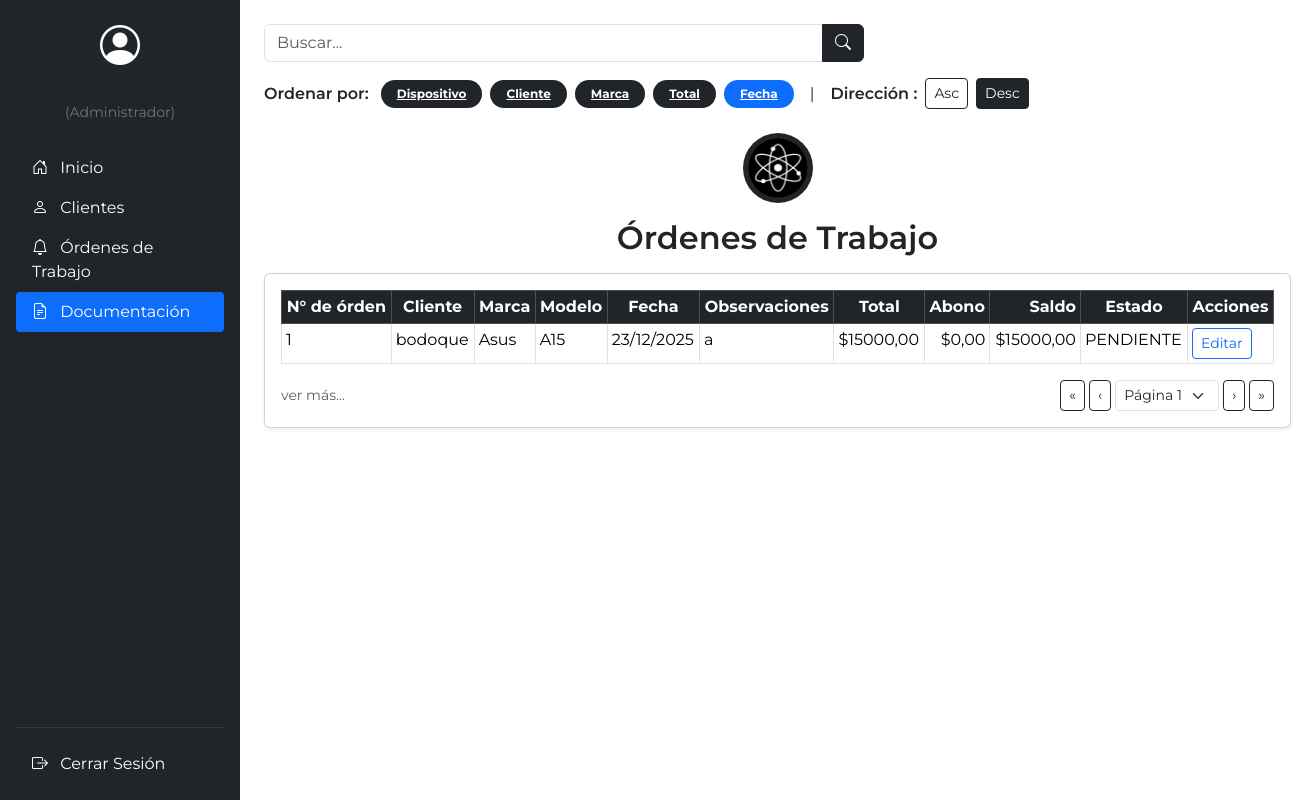
The app's page /documentacion/, older data.
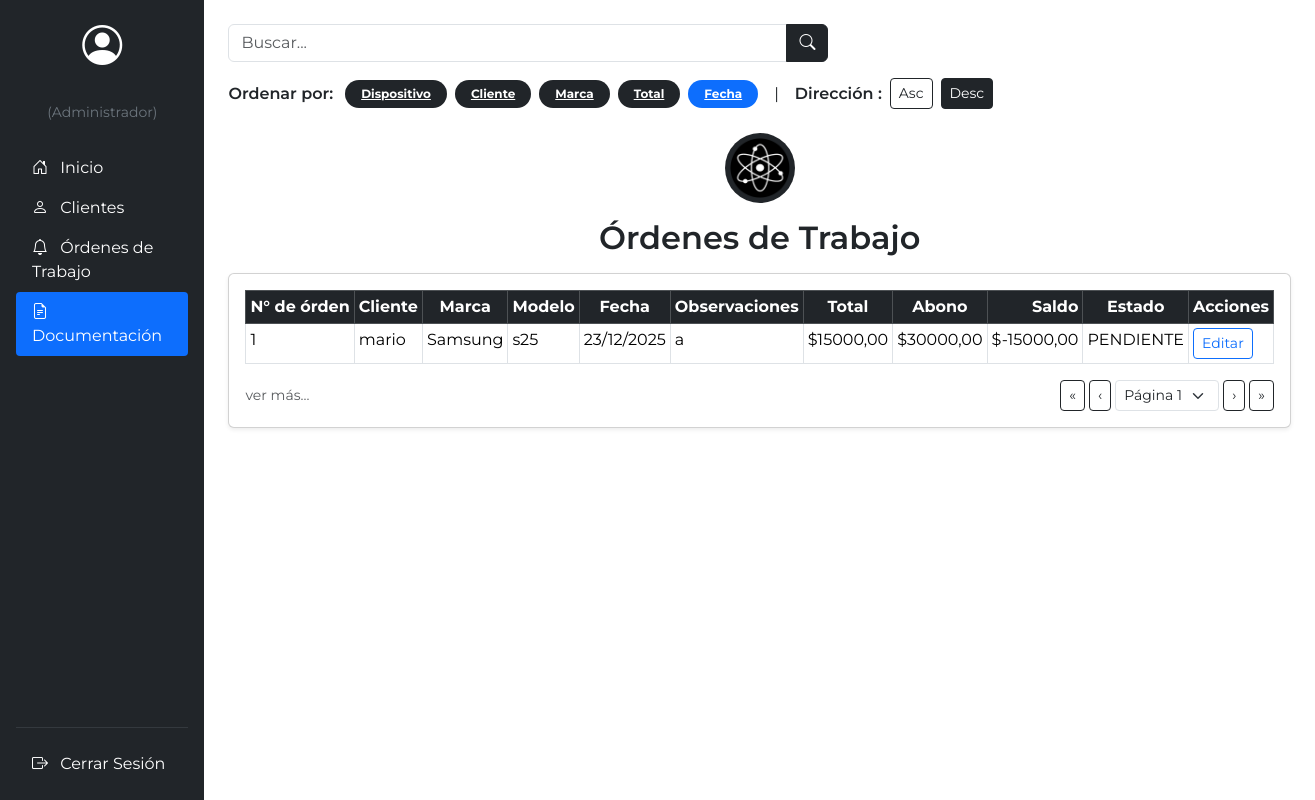
The same page, newer data.
### mainApp/models.py (models this page shows, shortened)
class Orden_de_Trabajo(models.Model):
    numero_control = models.AutoField(primary_key=True)
    cliente = models.ForeignKey(Cliente, on_delete=models.PROTECT)
    usuario = models.ForeignKey('auth.User', on_delete=models.CASCADE)
    estado = models.ForeignKey(Estado, on_delete=models.CASCADE)
    modelo = models.ForeignKey(Modelo, on_delete=models.CASCADE)
    marca = models.ForeignKey(Marca, on_delete=models.CASCADE)
    total_pagar = models.DecimalField(max_digits=10, decimal_places=2)
    abono = models.DecimalField(max_digits=10, decimal_places=2, null=True, blank=True)
    fecha = models.DateField(default=timezone.now)
    observaciones = models.CharField(max_length=200, null=True, blank=True)
    @property
    def saldo(self):
        return self.total_pagar - (self.abono or 0)
    class Meta:
        ordering = ['-fecha']
        verbose_name = "Orden de Trabajo"
        verbose_name_plural = "Órdenes de Trabajo"

class Cliente(models.Model):
    nombre = models.CharField(max_length=100)
    rut = models.CharField(max_length=12, unique=True)
    telefono = models.CharField(max_length=20, unique=True)
    correo = models.EmailField(unique=True)
    class Meta:
        verbose_name = "Cliente"
        verbose_name_plural = "Clientes"

class Marca(models.Model):
    nombre_marca = models.CharField(max_length=20)
    img_marca = models.ImageField(upload_to="marcas", blank=True, null=True)
    def imagen_preview(self):
        if self.img_marca:
            return mark_safe(f'<img src="{self.img_marca.url}" width="80" height="auto" />')
        return "Sin imagen"
    imagen_preview.short_description = "Logo"
    class Meta:
        verbose_name = "Marca"
        verbose_name_plural = "Marcas"

class Modelo(models.Model):
    nombre_modelo = models.CharField(max_length=20, blank=False)
    class Meta:
        verbose_name = "Modelo"
        verbose_name_plural = "Modelos"

class Estado(models.Model):
    Estados = [
        ('PENDIENTE', 'Pendiente'),
        ('FINALIZADO', 'Finalizado'),
    ]
    tipo_estado = models.CharField(max_length=30, choices=Estados, default='PENDIENTE')
    class Meta:
        verbose_name = "Estado"
        verbose_name_plural = "Estados"

### mainApp/views.py (the view)
# urls.py: path('documentacion/', views.ordenes_historial, name='documentacion'),
def ordenes_historial(request):
    query = request.GET.get("q", "").strip()
    order = request.GET.get("order", "fecha")
    sort = request.GET.get("sort", "desc")
    ordenes = Orden_de_Trabajo.objects.all()
    if query:
        ordenes = ordenes.filter(
            Q(cliente__nombre__icontains=query) |
            Q(marca__nombre_marca__icontains=query) |
            Q(modelo__nombre_modelo__icontains=query)
        )
    mapping = {
        "numero": "numero_control",          # <-- NUEVO: para N° de órden
        "device": "numero_control",          # <-- NUEVO: si usas ?order=device en los chips
        "cliente": "cliente__nombre",
        "marca": "marca__nombre_marca",
        "total": "total_pagar",
        "fecha": "fecha",
    }
    campo = mapping.get(order, "fecha")
    if sort == "asc":
        ordenes = ordenes.order_by(campo)
    else:
        ordenes = ordenes.order_by("-" + campo)
    return render(request, "documentacion.html", {
        "ordenes": ordenes,
        "query": query,
        "order": order,
        "sort": sort,
    })

### templates/documentacion.html (shortened to what this page needs)
{% load static %}
<!DOCTYPE html>
<html lang="es">
<head>
    <link href="https://cdn.jsdelivr.net/npm/bootstrap@5.3.3/dist/css/bootstrap.min.css" rel="stylesheet">
    <link rel="stylesheet" href="https://cdn.jsdelivr.net/npm/bootstrap-icons@1.11.3/font/bootstrap-icons.css">
</head>
<body class="d-flex" style="min-height: 100vh; font-family: 'Montserrat', sans-serif;">
    <nav class="bg-dark text-white p-3 d-flex flex-column" style="width: 240px; min-height: 100vh;">
        <div class="text-center mb-4">
            <i class="bi bi-person-circle fs-1 mb-1"></i>
        <p class="mb-0">
            {{ request.user.username }}<br>
            <small class="text-secondary">
                {% if es_tecnico %}(Técnico){% else %}(Administrador){% endif %}
            </small>
        </p>
        </div>
        <ul class="nav nav-pills flex-column mb-auto">
            <li class="nav-item">
                <a href="{% url 'inicio' %}" class="nav-link text-white rounded-1">
                    <i class="bi bi-house-door me-2"></i> Inicio
                </a>
            </li>
            <li class="nav-item">
                <a href="{% url 'clientes' %}" class="nav-link text-white rounded-1">
                    <i class="bi bi-person me-2"></i> Clientes
                </a>
            </li>
            <li class="nav-item">
                <a href="{% url 'ordenes_trabajo' %}" class="nav-link text-white rounded-1">
                    <i class="bi bi-bell me-2"></i> Órdenes de Trabajo
                </a>
            </li>
            <li class="nav-item">
                <a href="{% url 'documentacion' %}" class="nav-link active rounded-1" aria-current="page">
                    <i class="bi bi-file-earmark-text me-2"></i> Documentación
                </a>
            </li>
        </ul>
        <hr class="border-secondary my-3">
        <ul class="nav nav-pills flex-column">
            <li class="nav-item">
                <a href="{% url 'login' %}" class="nav-link text-white rounded-1">
                    <i class="bi bi-box-arrow-right me-2"></i> Cerrar Sesión
                </a>
            </li>
        </ul>
    </nav>
    <main class="flex-grow-1 p-4">
        <section class="mb-4">
            <div class="mb-3" style="max-width: 600px;">
                <form method="GET" class="input-group">
                    <input
                        type="text"
                        class="form-control"
                        placeholder="Buscar..."
                        aria-label="Buscador"
                        name="q"
                        value="{{ q|default:'' }}"
                    >
                    <button class="btn btn-dark" type="submit">
                        <i class="bi bi-search"></i>
                    </button>
                </form>
            </div>
            <div class="d-flex flex-wrap align-items-center gap-2">
                <span class="fw-semibold me-1">Ordenar por:</span>
                <a href="?order=device&sort={{ sort|default:'desc' }}"
                class="badge rounded-pill px-3 py-2 {% if order == 'device' %}text-bg-primary{% else %}text-bg-dark{% endif %}">
                    Dispositivo
                </a>
                <a href="?order=cliente&sort={{ sort|default:'desc' }}"
                class="badge rounded-pill px-3 py-2 {% if order == 'cliente' %}text-bg-primary{% else %}text-bg-dark{% endif %}">
                    Cliente
                </a>
                <a href="?order=marca&sort={{ sort|default:'desc' }}"
                class="badge rounded-pill px-3 py-2 {% if order == 'marca' %}text-bg-primary{% else %}text-bg-dark{% endif %}">
                    Marca
                </a>
                <a href="?order=total&sort={{ sort|default:'desc' }}"
                class="badge rounded-pill px-3 py-2 {% if order == 'total' %}text-bg-primary{% else %}text-bg-dark{% endif %}">
                    Total
                </a>
                <a href="?order=fecha&sort={{ sort|default:'desc' }}"
                class="badge rounded-pill px-3 py-2 {% if order == 'fecha' or not order %}text-bg-primary{% else %}text-bg-dark{% endif %}">
                    Fecha
                </a>
                <span class="mx-2">|</span>
                <span class="fw-semibold">Dirección :</span>
                <a href="?order={{ order|default:'fecha' }}&sort=asc"
                class="btn btn-outline-dark btn-sm {% if sort == 'asc' %}active{% endif %}">
                    Asc
                </a>
                <a href="?order={{ order|default:'fecha' }}&sort=desc"
                class="btn btn-outline-dark btn-sm {% if sort == 'desc' or not sort %}active{% endif %}">
                    Desc
                </a>
            </div>
        </section>
        <section class="row g-4 align-items-start">
            <div class="col-12">
                <div class="text-center mb-3">
                    <div class="d-inline-flex align-items-center flex-column mb-2">
                        <div class="rounded-circle bg-dark d-flex align-items-center justify-content-center"
                                style="width: 70px; height: 70px; overflow: hidden;">
                            <img src="{% static 'images/Logo_ATOM.png' %}" alt="Logo Atom"
                                    style="width: 60px; height: 60px; object-fit: contain;">
                        </div>
                    </div>
                    <h2 class="mt-2 fw-semibold">Órdenes de Trabajo</h2>
                </div>
                <div class="card shadow-sm">
                    <div class="card-body p-3">
                        <div class="table-responsive">
                            <table class="table table-bordered table-sm mb-0">
                               <thead class="table-dark text-center align-middle">
                                    <tr>
                                        <th class="text-nowrap">N° de órden</th>
                                        <th>Cliente</th>
                                        <th>Marca</th>
                                        <th>Modelo</th>
                                        <th>Fecha</th>
                                        <th>Observaciones</th>
                                        <th>Total</th>
                                        <th>Abono</th>
                                        <th class="text-end">Saldo</th>
                                        <th>Estado</th>
                                        <th>Acciones</th>
                                    </tr>
                                </thead>
                                <tbody>
                                    {% for orden in ordenes %}
                                    <tr>
                                        <td>{{ forloop.counter }}</td>
                                        <td>{{ orden.cliente.nombre }}</td>
                                        <td>{{ orden.marca.nombre_marca }}</td>
                                        <td>{{ orden.modelo.nombre_modelo }}</td>
                                        <td>{{ orden.fecha|date:"d/m/Y" }}</td>
                                        <td style="white-space: pre-line;">{{ orden.observaciones }}</td>
                                        <td>${{ orden.total_pagar }}</td>
                                        <td class="text-end">
                                            {% if orden.abono %}
                                                ${{ orden.abono|floatformat:2 }}
                                            {% else %}
                                                $0,00
                                            {% endif %}
                                        </td>
                                        <td class="text-end">
                                            ${{ orden.saldo|floatformat:2 }}
                                        </td>
                                        <td>{{ orden.estado.tipo_estado }}</td>
                                        <td>
                                            <a href="{% url 'editar_ordenes' orden.pk %}"
                                               class="btn btn-outline-primary btn-sm">
                                                Editar
                                            </a>
                                        </td>
                                    </tr>
                                    {% endfor %}
                                </tbody>
                            </table>
                        </div>
                        <div class="d-flex justify-content-between align-items-center mt-3">
                            <span class="text-muted small">ver más...</span>
                            <div class="d-flex align-items-center gap-1">
                                <button class="btn btn-sm btn-outline-dark">&laquo;</button>
                                <button class="btn btn-sm btn-outline-dark">&lsaquo;</button>
                                <select class="form-select form-select-sm w-auto">
                                    <option>Página 1</option>
                                </select>
                                <button class="btn btn-sm btn-outline-dark">&rsaquo;</button>
                                <button class="btn btn-sm btn-outline-dark">&raquo;</button>
                            </div>
                        </div>
                    </div>
                </div>
            </div>
        </section>
    </main>
</body>
</html>

Row changes from the older to the newer data that the page shows:
removed Orden_de_Trabajo: cliente.nombre "bodoque", marca.nombre_marca "Asus", modelo.nombre_modelo "A15", fecha "23/12/2025", observaciones "a", total_pagar "15000,00", shows "$0,00", saldo "15000,00", estado.tipo_estado "PENDIENTE"
added Orden_de_Trabajo: cliente.nombre "mario", marca.nombre_marca "Samsung", modelo.nombre_modelo "s25", fecha "23/12/2025", observaciones "a", total_pagar "15000,00", abono "30000,00", saldo "-15000,00", estado.tipo_estado "PENDIENTE"
